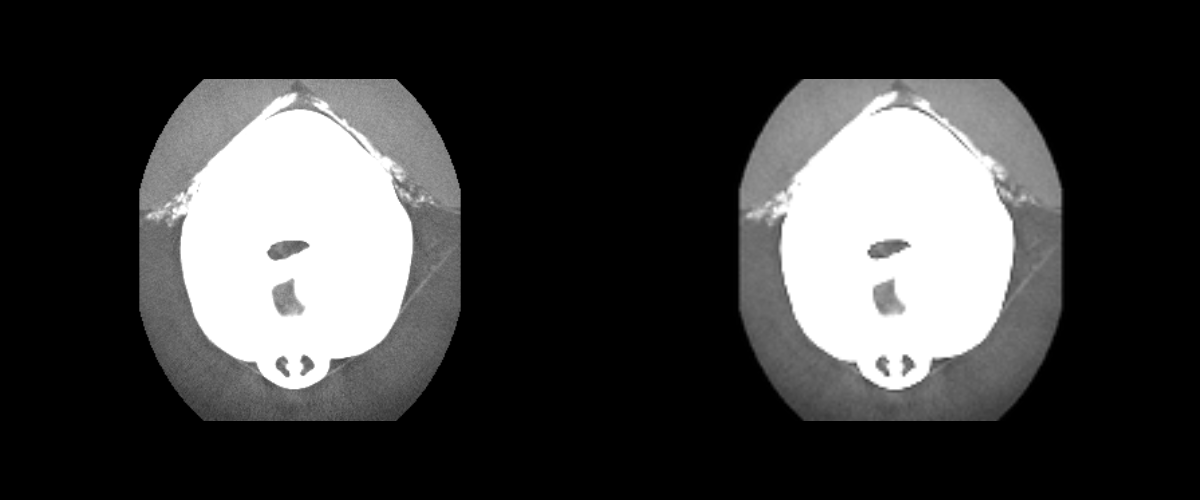

Recreate this plot in Python.
#!/usr/bin/env python

# Resample a 3D medical volume (FullHead.mhd) to a different resolution
# using vtkImageResize.  The left viewport shows the original middle
# axial slice; the right shows the resized (downsampled) version.

import os
from pathlib import Path

# Factory overrides: importing these modules registers the OpenGL rendering
# and interaction style implementations for vtkRenderingCore factory classes.
import vtkmodules.vtkInteractionStyle  # noqa: F401
import vtkmodules.vtkRenderingOpenGL2  # noqa: F401
# VTK pipeline classes used in this example
from vtkmodules.vtkIOImage import vtkMetaImageReader
from vtkmodules.vtkImagingCore import vtkImageCast, vtkImageResize
from vtkmodules.vtkRenderingCore import (
    vtkImageActor,
    vtkRenderWindow,
    vtkRenderWindowInteractor,
    vtkRenderer,
)

# Colors (normalized RGB)
black_rgb = (0.0, 0.0, 0.0)

# Data directory: defaults to the folder containing this script
data_dir = Path(os.environ.get("VPE_DATA_DIR", Path(__file__).parent))

# Reader: load the 3D medical volume
reader = vtkMetaImageReader()
reader.SetFileName(str(data_dir / "FullHead.mhd"))
reader.Update()

# Determine the middle axial slice
extent = reader.GetOutput().GetExtent()
mid_z = (extent[4] + extent[5]) // 2

# Filter: resize to half resolution using magnification factors
resize = vtkImageResize()
resize.SetInputConnection(reader.GetOutputPort())
resize.SetResizeMethodToMagnificationFactors()
resize.SetMagnificationFactors(0.5, 0.5, 1.0)
resize.Update()

resized_extent = resize.GetOutput().GetExtent()
resized_mid_z = (resized_extent[4] + resized_extent[5]) // 2

# Cast original: convert to unsigned char for display
cast_original = vtkImageCast()
cast_original.SetInputConnection(reader.GetOutputPort())
cast_original.SetOutputScalarTypeToUnsignedChar()
cast_original.ClampOverflowOn()

# Cast resized: convert to unsigned char for display
cast_resized = vtkImageCast()
cast_resized.SetInputConnection(resize.GetOutputPort())
cast_resized.SetOutputScalarTypeToUnsignedChar()
cast_resized.ClampOverflowOn()

# Actor 1: original slice in the left viewport
actor_original = vtkImageActor()
actor_original.GetMapper().SetInputConnection(cast_original.GetOutputPort())
actor_original.SetDisplayExtent(extent[0], extent[1], extent[2], extent[3],
                                mid_z, mid_z)

# Actor 2: resized slice in the right viewport
actor_resized = vtkImageActor()
actor_resized.GetMapper().SetInputConnection(cast_resized.GetOutputPort())
actor_resized.SetDisplayExtent(resized_extent[0], resized_extent[1],
                               resized_extent[2], resized_extent[3],
                               resized_mid_z, resized_mid_z)

# Renderer 1: left viewport — original
renderer_left = vtkRenderer()
renderer_left.AddActor(actor_original)
renderer_left.SetViewport(0.0, 0.0, 0.5, 1.0)
renderer_left.SetBackground(black_rgb)
renderer_left.ResetCamera()

# Renderer 2: right viewport — resized
renderer_right = vtkRenderer()
renderer_right.AddActor(actor_resized)
renderer_right.SetViewport(0.5, 0.0, 1.0, 1.0)
renderer_right.SetBackground(black_rgb)
renderer_right.ResetCamera()

# Window: display the rendered scene
render_window = vtkRenderWindow()
render_window.AddRenderer(renderer_left)
render_window.AddRenderer(renderer_right)
render_window.SetWindowName("resize")
render_window.SetMultiSamples(0)
render_window.SetSize(1200, 500)

# Interactor: handle mouse and keyboard events
render_window_interactor = vtkRenderWindowInteractor()
render_window_interactor.SetRenderWindow(render_window)

# Launch the interactive visualization
render_window_interactor.Initialize()
render_window_interactor.Start()
